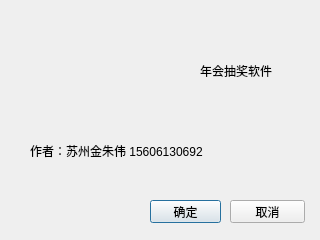
<?xml version="1.0" encoding="UTF-8"?>
<ui version="4.0">
 <class>HelpDialog</class>
 <widget class="QDialog" name="HelpDialog">
  <property name="geometry">
   <rect>
    <x>0</x>
    <y>0</y>
    <width>320</width>
    <height>240</height>
   </rect>
  </property>
  <property name="windowTitle">
   <string>Dialog</string>
  </property>
  <widget class="QLabel" name="label_about">
   <property name="geometry">
    <rect>
     <x>200</x>
     <y>50</y>
     <width>91</width>
     <height>41</height>
    </rect>
   </property>
   <property name="text">
    <string>年会抽奖软件</string>
   </property>
  </widget>
  <widget class="QLabel" name="label_author">
   <property name="geometry">
    <rect>
     <x>30</x>
     <y>130</y>
     <width>231</width>
     <height>41</height>
    </rect>
   </property>
   <property name="text">
    <string>作者：苏州金朱伟 15606130692</string>
   </property>
  </widget>
  <widget class="QLabel" name="label_picture">
   <property name="geometry">
    <rect>
     <x>30</x>
     <y>20</y>
     <width>151</width>
     <height>91</height>
    </rect>
   </property>
   <property name="styleSheet">
    <string notr="true">border-image: url(:/images/logosmall);</string>
   </property>
   <property name="text">
    <string/>
   </property>
  </widget>
  <widget class="QPushButton" name="btn_ok">
   <property name="geometry">
    <rect>
     <x>150</x>
     <y>200</y>
     <width>71</width>
     <height>23</height>
    </rect>
   </property>
   <property name="text">
    <string>确定</string>
   </property>
  </widget>
  <widget class="QPushButton" name="btn_cancel">
   <property name="geometry">
    <rect>
     <x>230</x>
     <y>200</y>
     <width>75</width>
     <height>23</height>
    </rect>
   </property>
   <property name="text">
    <string>取消</string>
   </property>
  </widget>
 </widget>
 <resources/>
 <connections/>
</ui>
